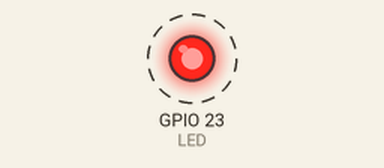
This sketch was run on a simulated ESP32. Shown: output pins drawn as LEDs (lit = HIGH). Dashed ring = blinking.

Above: at 0.2 s.
Timing chart, 0 to 3.0 s (numbered marks = the images above):
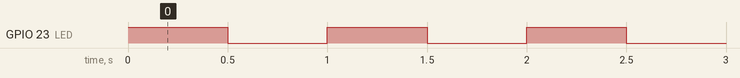

Measured:
- by itself, GPIO 23 (LED): alternates HIGH for 0.50 s and LOW for 0.50 s

The sketch:

sketch.ino
```cpp
// Fixture sketch: the smallest thing that is still a real Arduino program.
#define LED 23

void setup() {
  pinMode(LED, OUTPUT);
}

void loop() {
  digitalWrite(LED, HIGH);
  delay(500);
  digitalWrite(LED, LOW);
  delay(500);
}
```
